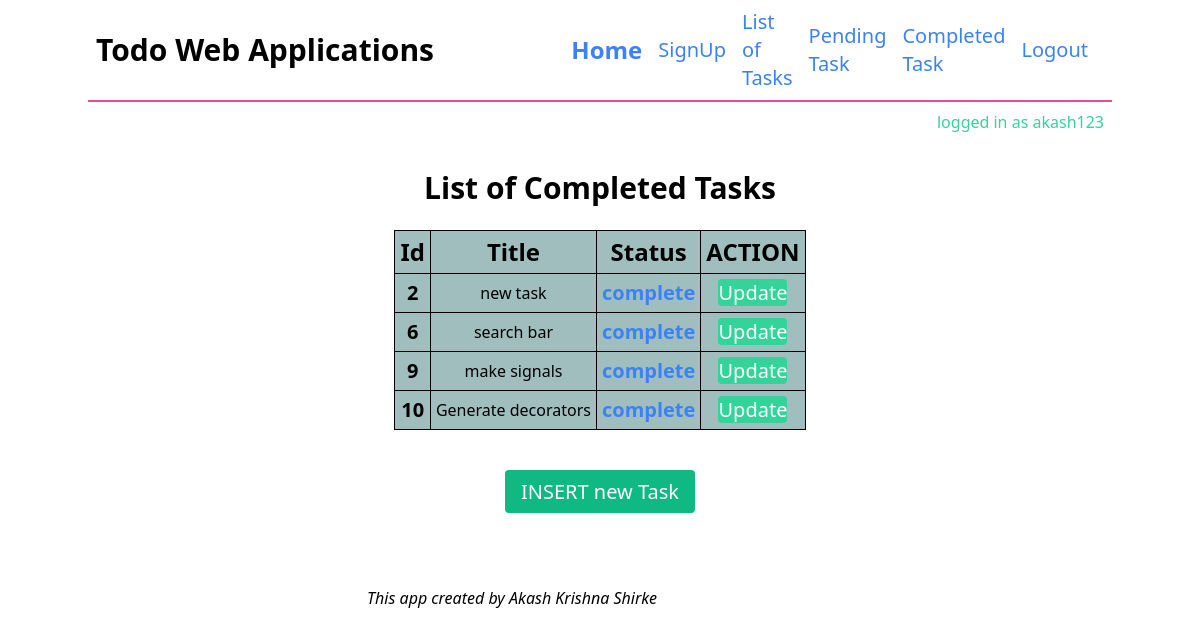
Screenshot of /CompleteStatus/ (signed in) with the database file from the repository.
### app1/models.py (models this page shows)
class TodoMdel(models.Model):
    title = models.CharField(max_length=100,default=True)
    description = models.TextField(blank=True,null=True)
    Status_opetions = (('complete','complete'),('pending','pending'))
    status = models.CharField(max_length=30,choices=Status_opetions)
    date_created = models.DateTimeField(default=timezone.now,blank=True,null=True)
    class Meta:
        ordering = ['id']
    def __str__(self):
        return self.title

### app1/views.py (the view)
# urls.py: path('CompleteStatus/',views.CompleteStatus),
@login_required()
def CompleteStatus(request):
    task = TodoMdel.objects.filter(status = 'complete')
    print(task)
    return render(request, 'CompleteStatus.html', {'form': task,})

### templates/CompleteStatus.html (shortened to what this page needs)
<!DOCTYPE html>
<html lang="en">
<head>
</head>
<body>
<!DOCTYPE html>
{% extends 'base.html' %} {% load static %}  {% block content %}
<body>
<div align="center">
<a class="font-bold text-white-500 text-xl sm:text-3xl"
      >List of Completed Tasks</a>
<br>
<br>
{%if form%}
<table border="10" align="center" bgcolor  = "color_name|hex_number|rgb_number" >
    <thead>
    <th class="font-bold text-white-500 text-xl sm:text-2xl">Id  </th>
    <th class="font-bold text-white-500 text-xl sm:text-2xl">Title</th>
    <th class="font-bold text-white-500 text-xl sm:text-2xl">Status</th>
    <th class="font-bold text-white-500 text-xl sm:text-2xl">ACTION</th>
    </thead>
    {%for emp in form%}
    <tr>
        <td class="font-bold text-white-500 text-xl sm:text-0.5xl">{{emp.id}}</td>
        <td>{{emp.title}}</td>
        <td class="font-bold text-blue-500 text-xl sm:text-1xl">{{emp.status}}</td>
    <td><a href="admin/app1/todomdel/{{emp.id}}/change/" class="text-white hover:shadow-md text-xl rounded bg-green-400 px-0.9 py-0.9 mt-8">Update</a></td>
    </tr>
    {%endfor%}
</table><br><br>
 <a  href="/add_task/" class="text-white hover:shadow-md text-xl rounded bg-green-500 px-4 py-2 mt-8 ">INSERT new Task</a>
{%else%}
<h1>no data founds</h1>
{%endif%}
    </div>
</body>
{% endblock %}

### templates/base.html (shortened to what this page needs)
<!DOCTYPE html>
<html lang="en">
  <head>
    <link
      href="https://unpkg.com/tailwindcss@^2/dist/tailwind.min.css"
      rel="stylesheet"
    />
  </head>
  <body class="min-h-screen bg-black-900 text-black">
    {% include 'navbar.html' %}
    <header
      class="flex flex-row justify-between items-end mb-5 md:mx-auto max-w-5xl p-2"
    >
      {% if user.is_anonymous %}
      <h2 class="text-red-400 sm:pr-5 xl:pr-3">logged out</h2>
      {% else %}
      <h2 class="text-green-400">logged in as {{user}}</h2>
      {% endif %}
    </header>
    <main class="container md:mx-auto max-w-5xl p-2">
      {% block content %}{% endblock content %}
    </main>
    {% include 'footer.html' %}
  </body>
</html>

### templates/CompleteStatus.html (style rules this page uses)
table, th, td { border: 1px solid blue; }

### templates/base.html (style rules this page uses)
table,td,th { border: 1px solid black; border- collapse: collapse; }
th,td { padding:5px; text-align:center; }

### rows the page displays
TodoMdel: id "2", title "new task", status "complete"
TodoMdel: id "6", title "search bar", status "complete"
TodoMdel: id "9", title "make signals", status "complete"
TodoMdel: id "10", title "Generate decorators", status "complete"

### other values shown
{{ user }} "akash123"
